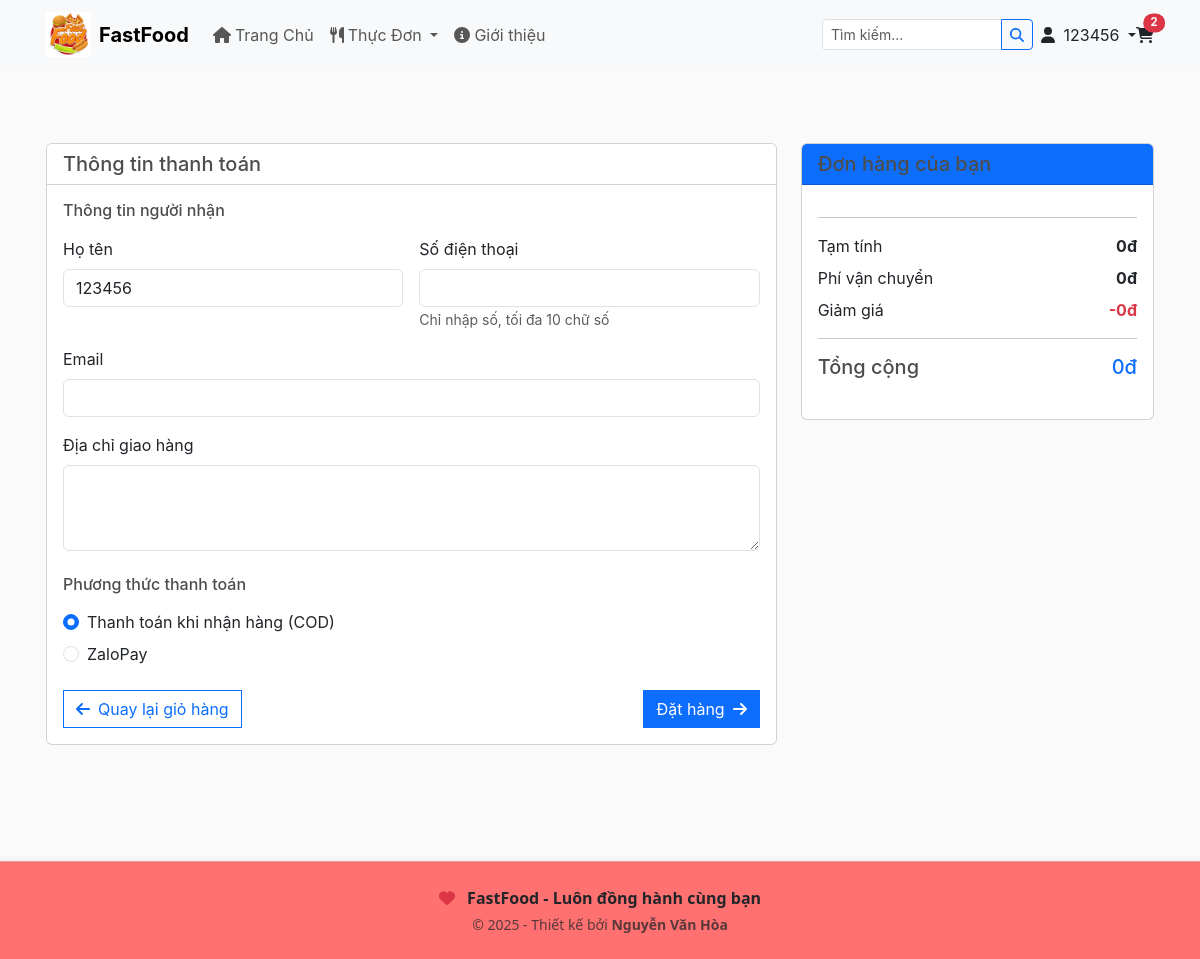
The page /checkout/ (signed in) on the database as committed earlier.
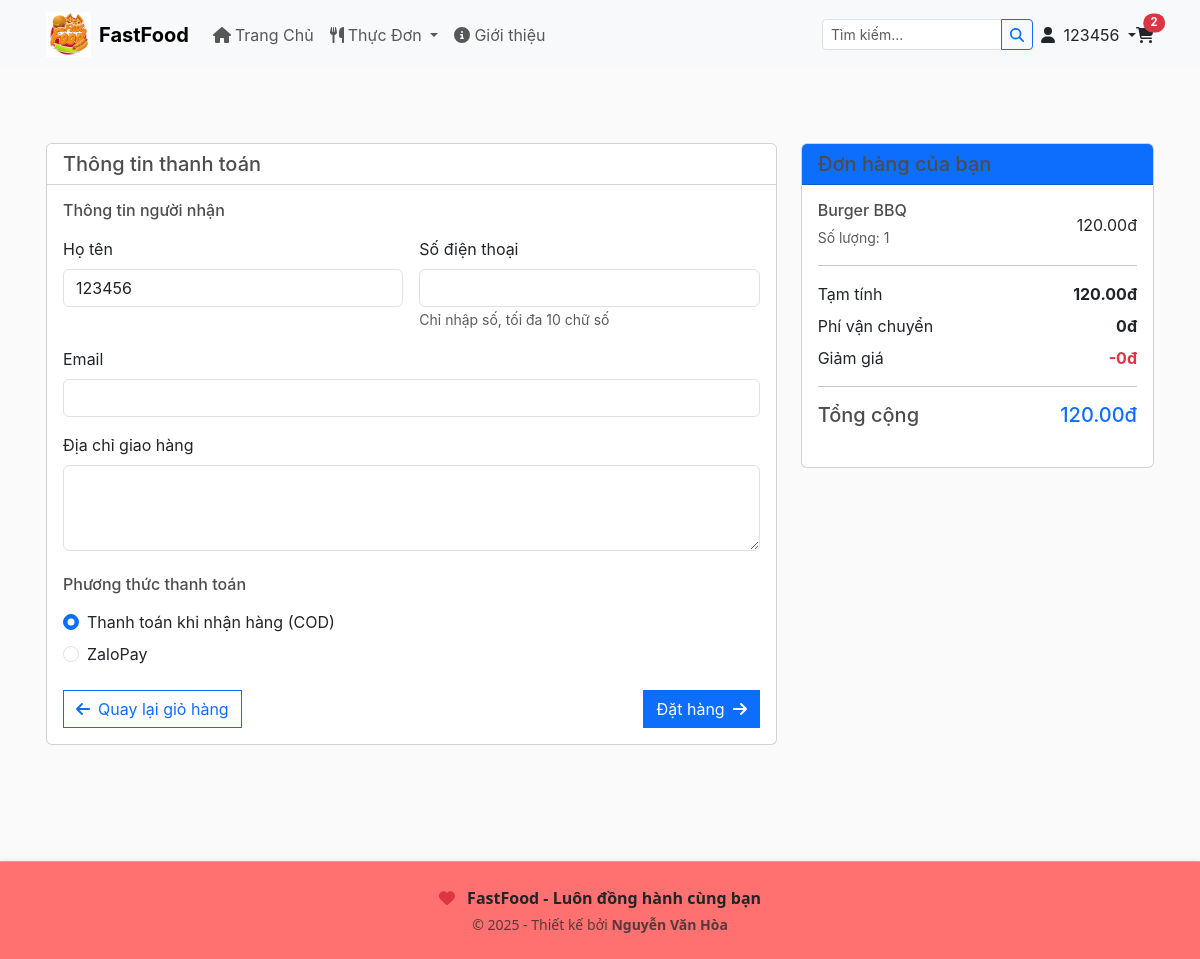
The same page on the database as committed later.
### hoadeptrai/models.py (models this page shows, shortened)
class Order(models.Model):
    customer = models.ForeignKey(Customer, on_delete=models.CASCADE)
    order_date = models.DateTimeField(auto_now_add=True)
    status = models.CharField(max_length=20, choices=[
        ('pending', 'Pending'),
        ('processing', 'Processing'),
        ('paid', 'Paid'),
        ('shipped', 'Shipped'),
        ('delivered', 'Delivered'),
        ('cancelled', 'Cancelled')
    ], default='pending')
    payment_method = models.CharField(max_length=20, choices=[
        ('cod', 'Cash on Delivery'),
        ('zalopay', 'ZaloPay')
    ], null=True, blank=True)
    payment_status = models.CharField(max_length=20, choices=[
        ('pending', 'Pending'),
        ('completed', 'Completed'),
        ('failed', 'Failed')
    ], default='pending')
    shipping_address = models.TextField()
    total_amount = models.DecimalField(max_digits=10, decimal_places=2)
    zalopay_trans_id = models.CharField(max_length=100, null=True, blank=True)
    promotion = models.ForeignKey('Promotion', on_delete=models.SET_NULL, null=True, blank=True)
    complete = models.BooleanField(default=False)  # Add this field
    @property
    def get_cart_total(self):
        return sum(item.get_total for item in self.orderitem_set.all())
    @property
    def get_cart_items(self):
        return sum(item.quantity for item in self.orderitem_set.all())

class OrderItem(models.Model):
    order = models.ForeignKey(Order, on_delete=models.CASCADE)
    product = models.ForeignKey(Product, on_delete=models.CASCADE)
    quantity = models.PositiveIntegerField()
    price = models.DecimalField(max_digits=10, decimal_places=2)
    @property
    def get_total(self):
        return self.quantity * self.price

class Product(models.Model):
    seller = models.ForeignKey(Customer, on_delete=models.CASCADE)
    category = models.ForeignKey(Category, on_delete=models.CASCADE)
    product_name = models.CharField(max_length=255)
    description = models.TextField(blank=True, null=True)
    price = models.DecimalField(max_digits=10, decimal_places=2)
    image_url = models.URLField(max_length=1000, blank=True, null=True)  # Thay đổi từ ImageField sang URLField
    status = models.BooleanField(default=True)  # True: Còn hàng, False: Hết hàng

### hoadeptrai/views.py (the view, shortened to what this page needs)
# urls.py: path('checkout/', views.checkout, name='checkout'),
def checkout(request):
    if not request.user.is_authenticated:
        return redirect('login')
    customer = Customer.objects.get(id=request.user.id)
    order = Order.objects.filter(customer=customer, status='pending').first()
    context = {
        'order': order,
        'items': order.orderitem_set.all() if order else [],
        'shipping_address': customer.address,
        'user': customer,
    }
    return render(request, 'app/checkout.html', context)

### hoadeptrai/templates/app/checkout.html (shortened to what the changed rows need)
{% extends 'app/base.html' %}
{% load static %}
{% block main_content %}
<div class="container my-5" style="margin-bottom: 100px !important;">
    <div class="row">
        <div class="col-lg-4 order-lg-2 mb-4">
            <div class="card">
                <div class="card-body">
                    {% for item in items %}
                    <div class="d-flex justify-content-between align-items-center mb-3">
                        <div>
                            <h6 class="mb-1">{{ item.product.product_name }}</h6>
                            <small class="text-muted">Số lượng: {{ item.quantity }}</small>
                        </div>
                        <span>{{ item.get_total }}đ</span>
                    </div>
                    {% endfor %}
                    <div class="d-flex justify-content-between mb-2">
                        <span>Tạm tính</span>
                        <strong>{{ order.get_cart_total }}đ</strong>
                    </div>
                    <div class="d-flex justify-content-between mb-2">
                        <h5>Tổng cộng</h5>
                        <h5 class="text-primary">{{ order.get_cart_total }}đ</h5>
                    </div>
                </div>
            </div>
        </div>
    </div>
</div>
{% endblock main_content %}

Rows that differ between the two databases and show on the page:
added OrderItem: product.product_name "Burger BBQ", quantity "1", get_total "120.00"
changed Order: get_cart_total "0" → "120.00"
